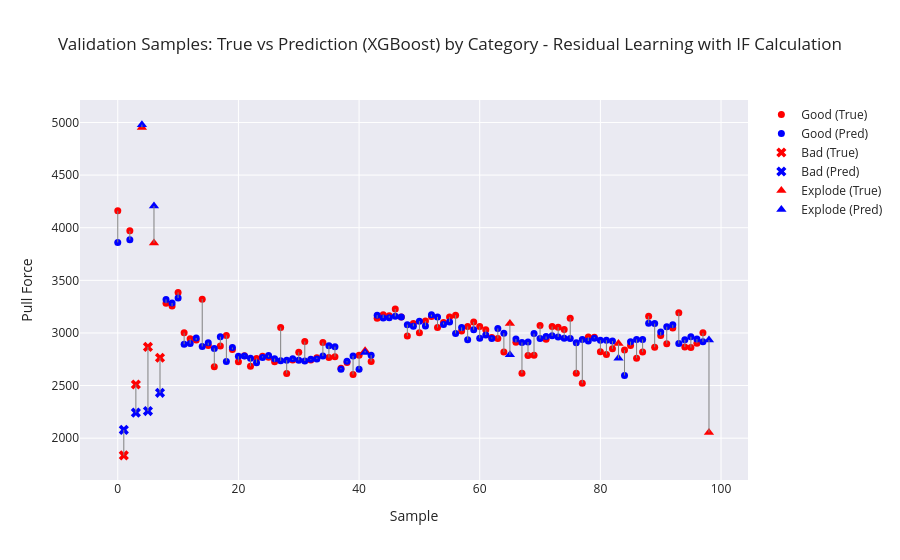

The notebook cell saved with this chart:
### Markdown cell above
# Check Validation Data

### Code cell
# Category array (must be aligned with y_dev)
categories = dev_df.groupby("Sample ID")["Category"].first().values

plot_visualizer(
    true_vals=y_dev,
    pred_vals=final_pred,
    categories=categories,
    title=f"Validation Samples: True vs Prediction ({model}) by Category - Residual Learning with IF Calculation"
)

### Figure 1 — Plotly figure (JSON) as saved in the notebook; plotly's stock layout.template omitted (floating-point values rounded to 4 significant figures)
{"data": [{"marker": {"color": "red", "size": 7, "symbol": "circle"}, "mode": "markers", "name": "Good (True)", "type": "scatter", "x": [0, 2, 8, 9, 10, 11, 12, 13, 14, 15, 16, 17, 18, 19, 20, 21, 22, 23, 24, 25, 26, 27, 28, 29, 30, 31, 32, 33, 34, 35, 36, 37, 38, 39, 40, 42, 43, 44, 45, 46, 47, 48, 49, 50, 51, 52, 53, 54, 55, 56, 57, 58, 59, 60, 61, 62, 63, 64, 66, 67, 68, 69, 70, 71, 72, 73, 74, 75, 76, 77, 78, 79, 80, 81, 82, 84, 85, 86, 87, 88, 89, 90, 91, 92, 93, 94, 95, 96, 97], "y": [4161.0, 3970.0, 3281.0, 3256.0, 3385.0, 3002.0, 2944.0, 2932.0, 3321.0, 2882.0, 2679.0, 2877.0, 2976.0, 2843.0, 2727.0, 2784.0, 2683.0, 2758.0, 2778.0, 2770.0, 2726.0, 3052.0, 2614.0, 2744.0, 2816.0, 2919.0, 2744.0, 2765.0, 2909.0, 2766.0, 2775.0, 2665.0, 2720.0, 2604.0, 2787.0, 2730.0, 3141.0, 3173.0, 3163.0, 3227.0, 3152.0, 2970.0, 3089.0, 3002.0, 3113.0, 3156.0, 3051.0, 3099.0, 3153.0, 3169.0, 3017.0, 3061.0, 3105.0, 3062.0, 3031.0, 2956.0, 2948.0, 2818.0, 2910.0, 2617.0, 2787.0, 2788.0, 3070.0, 2940.0, 3061.0, 3054.0, 3033.0, 3139.0, 2617.0, 2522.0, 2961.0, 2958.0, 2821.0, 2796.0, 2849.0, 2837.0, 2880.0, 2760.0, 2818.0, 3159.0, 2864.0, 2977.0, 2898.0, 3048.0, 3193.0, 2866.0, 2861.0, 2903.0, 3001.0]}, {"marker": {"color": "blue", "size": 7, "symbol": "circle"}, "mode": "markers", "name": "Good (Pred)", "type": "scatter", "x": [0, 2, 8, 9, 10, 11, 12, 13, 14, 15, 16, 17, 18, 19, 20, 21, 22, 23, 24, 25, 26, 27, 28, 29, 30, 31, 32, 33, 34, 35, 36, 37, 38, 39, 40, 42, 43, 44, 45, 46, 47, 48, 49, 50, 51, 52, 53, 54, 55, 56, 57, 58, 59, 60, 61, 62, 63, 64, 66, 67, 68, 69, 70, 71, 72, 73, 74, 75, 76, 77, 78, 79, 80, 81, 82, 84, 85, 86, 87, 88, 89, 90, 91, 92, 93, 94, 95, 96, 97], "y": [3860.0, 3886.0, 3318.0, 3284.0, 3331.0, 2892.0, 2899.0, 2952.0, 2871.0, 2907.0, 2853.0, 2964.0, 2730.0, 2861.0, 2778.0, 2781.0, 2759.0, 2716.0, 2767.0, 2787.0, 2755.0, 2735.0, 2741.0, 2755.0, 2740.0, 2733.0, 2749.0, 2753.0, 2780.0, 2878.0, 2869.0, 2656.0, 2731.0, 2782.0, 2654.0, 2789.0, 3169.0, 3142.0, 3144.0, 3158.0, 3152.0, 3079.0, 3063.0, 3112.0, 3067.0, 3173.0, 3152.0, 3081.0, 3104.0, 2995.0, 3053.0, 2935.0, 3031.0, 2949.0, 2980.0, 2947.0, 3043.0, 2998.0, 2942.0, 2910.0, 2914.0, 2994.0, 2947.0, 2966.0, 2972.0, 2962.0, 2950.0, 2946.0, 2907.0, 2938.0, 2924.0, 2950.0, 2931.0, 2930.0, 2922.0, 2596.0, 2917.0, 2938.0, 2937.0, 3093.0, 3089.0, 3009.0, 3059.0, 3077.0, 2899.0, 2935.0, 2963.0, 2942.0, 2916.0]}, {"marker": {"color": "red", "size": 9, "symbol": "x"}, "mode": "markers", "name": "Bad (True)", "type": "scatter", "x": [1, 3, 5, 7], "y": [1836.0, 2510.0, 2867.0, 2764.0]}, {"marker": {"color": "blue", "size": 9, "symbol": "x"}, "mode": "markers", "name": "Bad (Pred)", "type": "scatter", "x": [1, 3, 5, 7], "y": [2079.0, 2242.0, 2257.0, 2431.0]}, {"marker": {"color": "red", "size": 9, "symbol": "triangle-up"}, "mode": "markers", "name": "Explode (True)", "type": "scatter", "x": [4, 6, 41, 65, 83, 98], "y": [4952.0, 3856.0, 2830.0, 3089.0, 2899.0, 2054.0]}, {"marker": {"color": "blue", "size": 9, "symbol": "triangle-up"}, "mode": "markers", "name": "Explode (Pred)", "type": "scatter", "x": [4, 6, 41, 65, 83, 98], "y": [4980.0, 4206.0, 2814.0, 2792.0, 2759.0, 2933.0]}, {"line": {"color": "gray", "width": 1}, "mode": "lines", "showlegend": false, "type": "scatter", "x": [0, 0], "y": [4161.0, 3860.0]}, {"line": {"color": "gray", "width": 1}, "mode": "lines", "showlegend": false, "type": "scatter", "x": [1, 1], "y": [1836.0, 2079.0]}, {"line": {"color": "gray", "width": 1}, "mode": "lines", "showlegend": false, "type": "scatter", "x": [2, 2], "y": [3970.0, 3886.0]}, {"line": {"color": "gray", "width": 1}, "mode": "lines", "showlegend": false, "type": "scatter", "x": [3, 3], "y": [2510.0, 2242.0]}, {"line": {"color": "gray", "width": 1}, "mode": "lines", "showlegend": false, "type": "scatter", "x": [4, 4], "y": [4952, 4980.0]}, {"line": {"color": "gray", "width": 1}, "mode": "lines", "showlegend": false, "type": "scatter", "x": [5, 5], "y": [2867.0, 2257.0]}, {"line": {"color": "gray", "width": 1}, "mode": "lines", "showlegend": false, "type": "scatter", "x": [6, 6], "y": [3856.0, 4206.0]}, {"line": {"color": "gray", "width": 1}, "mode": "lines", "showlegend": false, "type": "scatter", "x": [7, 7], "y": [2764.0, 2431.0]}, {"line": {"color": "gray", "width": 1}, "mode": "lines", "showlegend": false, "type": "scatter", "x": [8, 8], "y": [3281.0, 3318.0]}, {"line": {"color": "gray", "width": 1}, "mode": "lines", "showlegend": false, "type": "scatter", "x": [9, 9], "y": [3256.0, 3284.0]}, {"line": {"color": "gray", "width": 1}, "mode": "lines", "showlegend": false, "type": "scatter", "x": [10, 10], "y": [3385.0, 3331.0]}, {"line": {"color": "gray", "width": 1}, "mode": "lines", "showlegend": false, "type": "scatter", "x": [11, 11], "y": [3002.0, 2892.0]}, {"line": {"color": "gray", "width": 1}, "mode": "lines", "showlegend": false, "type": "scatter", "x": [12, 12], "y": [2944.0, 2899.0]}, {"line": {"color": "gray", "width": 1}, "mode": "lines", "showlegend": false, "type": "scatter", "x": [13, 13], "y": [2932.0, 2952.0]}, {"line": {"color": "gray", "width": 1}, "mode": "lines", "showlegend": false, "type": "scatter", "x": [14, 14], "y": [3321.0, 2871.0]}, {"line": {"color": "gray", "width": 1}, "mode": "lines", "showlegend": false, "type": "scatter", "x": [15, 15], "y": [2882.0, 2907.0]}, {"line": {"color": "gray", "width": 1}, "mode": "lines", "showlegend": false, "type": "scatter", "x": [16, 16], "y": [2679.0, 2853.0]}, {"line": {"color": "gray", "width": 1}, "mode": "lines", "showlegend": false, "type": "scatter", "x": [17, 17], "y": [2877.0, 2964.0]}, {"line": {"color": "gray", "width": 1}, "mode": "lines", "showlegend": false, "type": "scatter", "x": [18, 18], "y": [2976.0, 2730.0]}, {"line": {"color": "gray", "width": 1}, "mode": "lines", "showlegend": false, "type": "scatter", "x": [19, 19], "y": [2843.0, 2861.0]}, {"line": {"color": "gray", "width": 1}, "mode": "lines", "showlegend": false, "type": "scatter", "x": [20, 20], "y": [2727.0, 2778.0]}, {"line": {"color": "gray", "width": 1}, "mode": "lines", "showlegend": false, "type": "scatter", "x": [21, 21], "y": [2784.0, 2781.0]}, {"line": {"color": "gray", "width": 1}, "mode": "lines", "showlegend": false, "type": "scatter", "x": [22, 22], "y": [2683.0, 2759.0]}, {"line": {"color": "gray", "width": 1}, "mode": "lines", "showlegend": false, "type": "scatter", "x": [23, 23], "y": [2758.0, 2716.0]}, {"line": {"color": "gray", "width": 1}, "mode": "lines", "showlegend": false, "type": "scatter", "x": [24, 24], "y": [2778.0, 2767.0]}, {"line": {"color": "gray", "width": 1}, "mode": "lines", "showlegend": false, "type": "scatter", "x": [25, 25], "y": [2770, 2787.0]}, {"line": {"color": "gray", "width": 1}, "mode": "lines", "showlegend": false, "type": "scatter", "x": [26, 26], "y": [2726.0, 2755.0]}, {"line": {"color": "gray", "width": 1}, "mode": "lines", "showlegend": false, "type": "scatter", "x": [27, 27], "y": [3052.0, 2735.0]}, {"line": {"color": "gray", "width": 1}, "mode": "lines", "showlegend": false, "type": "scatter", "x": [28, 28], "y": [2614.0, 2741.0]}, {"line": {"color": "gray", "width": 1}, "mode": "lines", "showlegend": false, "type": "scatter", "x": [29, 29], "y": [2744.0, 2755.0]}, {"line": {"color": "gray", "width": 1}, "mode": "lines", "showlegend": false, "type": "scatter", "x": [30, 30], "y": [2816.0, 2740.0]}, {"line": {"color": "gray", "width": 1}, "mode": "lines", "showlegend": false, "type": "scatter", "x": [31, 31], "y": [2919.0, 2733.0]}, {"line": {"color": "gray", "width": 1}, "mode": "lines", "showlegend": false, "type": "scatter", "x": [32, 32], "y": [2744.0, 2749.0]}, {"line": {"color": "gray", "width": 1}, "mode": "lines", "showlegend": false, "type": "scatter", "x": [33, 33], "y": [2765, 2753.0]}, {"line": {"color": "gray", "width": 1}, "mode": "lines", "showlegend": false, "type": "scatter", "x": [34, 34], "y": [2909.0, 2780.0]}, {"line": {"color": "gray", "width": 1}, "mode": "lines", "showlegend": false, "type": "scatter", "x": [35, 35], "y": [2766.0, 2878.0]}, {"line": {"color": "gray", "width": 1}, "mode": "lines", "showlegend": false, "type": "scatter", "x": [36, 36], "y": [2775.0, 2869.0]}, {"line": {"color": "gray", "width": 1}, "mode": "lines", "showlegend": false, "type": "scatter", "x": [37, 37], "y": [2665.0, 2656.0]}, {"line": {"color": "gray", "width": 1}, "mode": "lines", "showlegend": false, "type": "scatter", "x": [38, 38], "y": [2720.0, 2731.0]}, {"line": {"color": "gray", "width": 1}, "mode": "lines", "showlegend": false, "type": "scatter", "x": [39, 39], "y": [2604.0, 2782.0]}, {"line": {"color": "gray", "width": 1}, "mode": "lines", "showlegend": false, "type": "scatter", "x": [40, 40], "y": [2787.0, 2654.0]}, {"line": {"color": "gray", "width": 1}, "mode": "lines", "showlegend": false, "type": "scatter", "x": [41, 41], "y": [2830.0, 2814.0]}, {"line": {"color": "gray", "width": 1}, "mode": "lines", "showlegend": false, "type": "scatter", "x": [42, 42], "y": [2730.0, 2789.0]}, {"line": {"color": "gray", "width": 1}, "mode": "lines", "showlegend": false, "type": "scatter", "x": [43, 43], "y": [3141.0, 3169.0]}, {"line": {"color": "gray", "width": 1}, "mode": "lines", "showlegend": false, "type": "scatter", "x": [44, 44], "y": [3173.0, 3142.0]}, {"line": {"color": "gray", "width": 1}, "mode": "lines", "showlegend": false, "type": "scatter", "x": [45, 45], "y": [3163.0, 3144.0]}, {"line": {"color": "gray", "width": 1}, "mode": "lines", "showlegend": false, "type": "scatter", "x": [46, 46], "y": [3227.0, 3158.0]}, {"line": {"color": "gray", "width": 1}, "mode": "lines", "showlegend": false, "type": "scatter", "x": [47, 47], "y": [3152, 3152.0]}, {"line": {"color": "gray", "width": 1}, "mode": "lines", "showlegend": false, "type": "scatter", "x": [48, 48], "y": [2970.0, 3079.0]}, {"line": {"color": "gray", "width": 1}, "mode": "lines", "showlegend": false, "type": "scatter", "x": [49, 49], "y": [3089.0, 3063.0]}, {"line": {"color": "gray", "width": 1}, "mode": "lines", "showlegend": false, "type": "scatter", "x": [50, 50], "y": [3002.0, 3112.0]}, {"line": {"color": "gray", "width": 1}, "mode": "lines", "showlegend": false, "type": "scatter", "x": [51, 51], "y": [3113.0, 3067.0]}, {"line": {"color": "gray", "width": 1}, "mode": "lines", "showlegend": false, "type": "scatter", "x": [52, 52], "y": [3156.0, 3173.0]}, {"line": {"color": "gray", "width": 1}, "mode": "lines", "showlegend": false, "type": "scatter", "x": [53, 53], "y": [3051.0, 3152.0]}, {"line": {"color": "gray", "width": 1}, "mode": "lines", "showlegend": false, "type": "scatter", "x": [54, 54], "y": [3099.0, 3081.0]}, {"line": {"color": "gray", "width": 1}, "mode": "lines", "showlegend": false, "type": "scatter", "x": [55, 55], "y": [3153.0, 3104.0]}, {"line": {"color": "gray", "width": 1}, "mode": "lines", "showlegend": false, "type": "scatter", "x": [56, 56], "y": [3169.0, 2995.0]}, {"line": {"color": "gray", "width": 1}, "mode": "lines", "showlegend": false, "type": "scatter", "x": [57, 57], "y": [3017.0, 3053.0]}, {"line": {"color": "gray", "width": 1}, "mode": "lines", "showlegend": false, "type": "scatter", "x": [58, 58], "y": [3061.0, 2935.0]}, {"line": {"color": "gray", "width": 1}, "mode": "lines", "showlegend": false, "type": "scatter", "x": [59, 59], "y": [3105.0, 3031.0]}, {"line": {"color": "gray", "width": 1}, "mode": "lines", "showlegend": false, "type": "scatter", "x": [60, 60], "y": [3062.0, 2949.0]}, {"line": {"color": "gray", "width": 1}, "mode": "lines", "showlegend": false, "type": "scatter", "x": [61, 61], "y": [3031.0, 2980.0]}, {"line": {"color": "gray", "width": 1}, "mode": "lines", "showlegend": false, "type": "scatter", "x": [62, 62], "y": [2956.0, 2947.0]}, {"line": {"color": "gray", "width": 1}, "mode": "lines", "showlegend": false, "type": "scatter", "x": [63, 63], "y": [2948, 3043.0]}, {"line": {"color": "gray", "width": 1}, "mode": "lines", "showlegend": false, "type": "scatter", "x": [64, 64], "y": [2818.0, 2998.0]}, {"line": {"color": "gray", "width": 1}, "mode": "lines", "showlegend": false, "type": "scatter", "x": [65, 65], "y": [3089.0, 2792.0]}, {"line": {"color": "gray", "width": 1}, "mode": "lines", "showlegend": false, "type": "scatter", "x": [66, 66], "y": [2910.0, 2942.0]}, {"line": {"color": "gray", "width": 1}, "mode": "lines", "showlegend": false, "type": "scatter", "x": [67, 67], "y": [2617.0, 2910.0]}, {"line": {"color": "gray", "width": 1}, "mode": "lines", "showlegend": false, "type": "scatter", "x": [68, 68], "y": [2787.0, 2914.0]}, {"line": {"color": "gray", "width": 1}, "mode": "lines", "showlegend": false, "type": "scatter", "x": [69, 69], "y": [2788.0, 2994.0]}, {"line": {"color": "gray", "width": 1}, "mode": "lines", "showlegend": false, "type": "scatter", "x": [70, 70], "y": [3070.0, 2947.0]}, {"line": {"color": "gray", "width": 1}, "mode": "lines", "showlegend": false, "type": "scatter", "x": [71, 71], "y": [2940.0, 2966.0]}, {"line": {"color": "gray", "width": 1}, "mode": "lines", "showlegend": false, "type": "scatter", "x": [72, 72], "y": [3061.0, 2972.0]}, {"line": {"color": "gray", "width": 1}, "mode": "lines", "showlegend": false, "type": "scatter", "x": [73, 73], "y": [3054.0, 2962.0]}, {"line": {"color": "gray", "width": 1}, "mode": "lines", "showlegend": false, "type": "scatter", "x": [74, 74], "y": [3033, 2950.0]}, {"line": {"color": "gray", "width": 1}, "mode": "lines", "showlegend": false, "type": "scatter", "x": [75, 75], "y": [3139.0, 2946.0]}, {"line": {"color": "gray", "width": 1}, "mode": "lines", "showlegend": false, "type": "scatter", "x": [76, 76], "y": [2617.0, 2907.0]}, {"line": {"color": "gray", "width": 1}, "mode": "lines", "showlegend": false, "type": "scatter", "x": [77, 77], "y": [2522.0, 2938.0]}, {"line": {"color": "gray", "width": 1}, "mode": "lines", "showlegend": false, "type": "scatter", "x": [78, 78], "y": [2961.0, 2924.0]}, {"line": {"color": "gray", "width": 1}, "mode": "lines", "showlegend": false, "type": "scatter", "x": [79, 79], "y": [2958.0, 2950.0]}, {"line": {"color": "gray", "width": 1}, "mode": "lines", "showlegend": false, "type": "scatter", "x": [80, 80], "y": [2821.0, 2931.0]}, {"line": {"color": "gray", "width": 1}, "mode": "lines", "showlegend": false, "type": "scatter", "x": [81, 81], "y": [2796.0, 2930.0]}, {"line": {"color": "gray", "width": 1}, "mode": "lines", "showlegend": false, "type": "scatter", "x": [82, 82], "y": [2849.0, 2922.0]}, {"line": {"color": "gray", "width": 1}, "mode": "lines", "showlegend": false, "type": "scatter", "x": [83, 83], "y": [2899, 2759.0]}, {"line": {"color": "gray", "width": 1}, "mode": "lines", "showlegend": false, "type": "scatter", "x": [84, 84], "y": [2837.0, 2596.0]}, {"line": {"color": "gray", "width": 1}, "mode": "lines", "showlegend": false, "type": "scatter", "x": [85, 85], "y": [2880.0, 2917.0]}, {"line": {"color": "gray", "width": 1}, "mode": "lines", "showlegend": false, "type": "scatter", "x": [86, 86], "y": [2760.0, 2938.0]}, {"line": {"color": "gray", "width": 1}, "mode": "lines", "showlegend": false, "type": "scatter", "x": [87, 87], "y": [2818.0, 2937.0]}, {"line": {"color": "gray", "width": 1}, "mode": "lines", "showlegend": false, "type": "scatter", "x": [88, 88], "y": [3159.0, 3093.0]}, {"line": {"color": "gray", "width": 1}, "mode": "lines", "showlegend": false, "type": "scatter", "x": [89, 89], "y": [2864.0, 3089.0]}, {"line": {"color": "gray", "width": 1}, "mode": "lines", "showlegend": false, "type": "scatter", "x": [90, 90], "y": [2977.0, 3009.0]}, {"line": {"color": "gray", "width": 1}, "mode": "lines", "showlegend": false, "type": "scatter", "x": [91, 91], "y": [2898.0, 3059.0]}, {"line": {"color": "gray", "width": 1}, "mode": "lines", "showlegend": false, "type": "scatter", "x": [92, 92], "y": [3048.0, 3077.0]}, {"line": {"color": "gray", "width": 1}, "mode": "lines", "showlegend": false, "type": "scatter", "x": [93, 93], "y": [3193.0, 2899.0]}, {"line": {"color": "gray", "width": 1}, "mode": "lines", "showlegend": false, "type": "scatter", "x": [94, 94], "y": [2866.0, 2935.0]}, {"line": {"color": "gray", "width": 1}, "mode": "lines", "showlegend": false, "type": "scatter", "x": [95, 95], "y": [2861.0, 2963.0]}, {"line": {"color": "gray", "width": 1}, "mode": "lines", "showlegend": false, "type": "scatter", "x": [96, 96], "y": [2903.0, 2942.0]}, {"line": {"color": "gray", "width": 1}, "mode": "lines", "showlegend": false, "type": "scatter", "x": [97, 97], "y": [3001.0, 2916.0]}, {"line": {"color": "gray", "width": 1}, "mode": "lines", "showlegend": false, "type": "scatter", "x": [98, 98], "y": [2054.0, 2933.0]}], "layout": {"title": {"text": "Validation Samples: True vs Prediction (XGBoost) by Category - Residual Learning with IF Calculation"}, "xaxis": {"title": {"text": "Sample"}}, "yaxis": {"title": {"text": "Pull Force"}}}}
